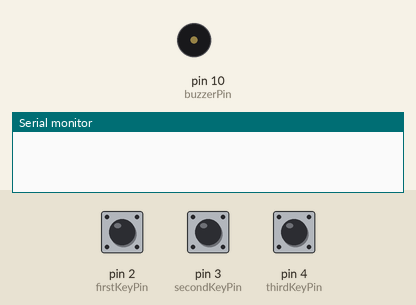
Recording of a sketch running on a simulated Arduino Uno, built with avr-gcc and run on an emulated ATmega328P. Parts: buzzer (waves = sounding), the last lines printed to the serial monitor. The test bench sets the inputs (shaded band); at power-on: pin 2 (firstKeyPin) HIGH, pin 3 (secondKeyPin) HIGH, pin 4 (thirdKeyPin) HIGH.

Above: at 1.2 s.
1.3 s: pin 2 (firstKeyPin) pulled LOW for 0.15 s
At 1.37 s:
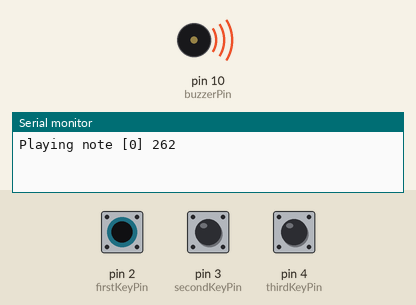
2.9 s: pin 3 (secondKeyPin) pulled LOW for 0.15 s
At 4.1 s:
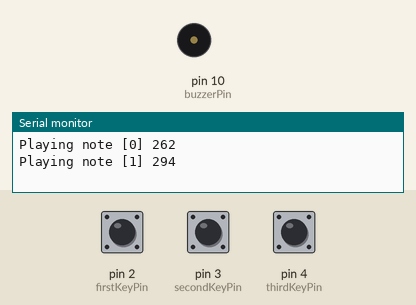
4.5 s: pin 4 (thirdKeyPin) pulled LOW for 0.15 s
At 5.3 s:
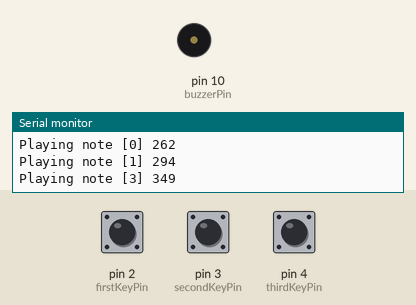
6.1 s: pin 4 (thirdKeyPin) pulled LOW for 3.2 s
At 7.0 s:
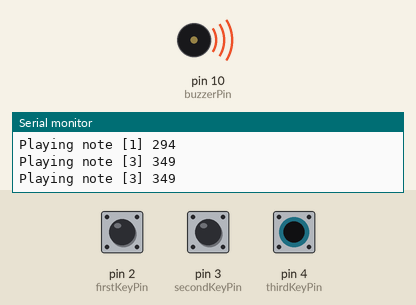
10.8 s: pin 2 (firstKeyPin) pulled LOW for 3.2 s
At 15.4 s:
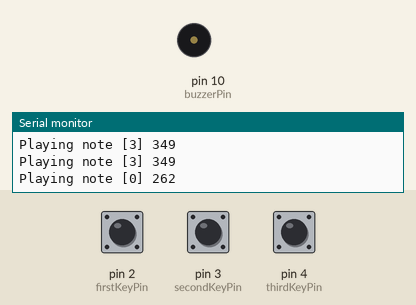
Timing chart, 0 to 16.5 s (numbered marks = the images above; inputs shaded):
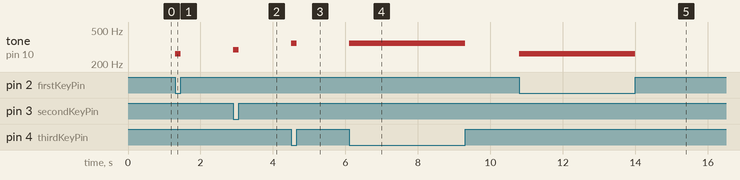

Measured:
- after the input at 1.3 s, tone on pin 10 (buzzerPin): silent → 262 Hz at once, → silent 0.15 s later
- after the input at 2.9 s, tone on pin 10 (buzzerPin): silent → 294 Hz at once, → silent 0.15 s later
- after the input at 4.5 s, tone on pin 10 (buzzerPin): silent → 349 Hz at once, → silent 0.15 s later
- after the input at 6.1 s, tone on pin 10 (buzzerPin): silent → 349 Hz at once, → silent 3.2 s later
- after the input at 10.8 s, tone on pin 10 (buzzerPin): silent → 262 Hz at once, → silent 3.2 s later

The sketch:

Unit2-Circuit-2B-Digital-Trumpet-challenge.ino
```cpp
// COMP444 - Circuit 2B-ButtonTrumpet

//set the pins for the button and buzzer
int firstKeyPin = 2;
int secondKeyPin = 3;
int thirdKeyPin = 4;
int buzzerPin = 10;
int notes[] = { 262, 294, 330, 349, 392, 440, 494, 523 };
int previousNote = 0;

void setup() {
  Serial.begin(9600);

  //set the button pins as inputs
  pinMode(firstKeyPin, INPUT_PULLUP);
  pinMode(secondKeyPin, INPUT_PULLUP);
  pinMode(thirdKeyPin, INPUT_PULLUP);

  //set the buzzer pin as an output
  pinMode(buzzerPin, OUTPUT);
}

void loop() {

  int note = 0;
  bool play = false;

  if (digitalRead(firstKeyPin) == LOW) {  //if the first key is pressed
    note += 1;
    play = true;
  }

  if (digitalRead(secondKeyPin) == LOW) {  //if the second key is pressed
    note += 2;
    play = true;
  }

  if (digitalRead(thirdKeyPin) == LOW) {  //if the third key is pressed
    note += 4;
    play = true;
  }

  if (play == true) {
    int noteToPlay = notes[note - 1];
    if (noteToPlay != previousNote) {
      Serial.println("Playing note [" + String(note - 1) + "] " + String(noteToPlay));
      previousNote = noteToPlay;
    }
    tone(buzzerPin, noteToPlay);
  } else {
    noTone(buzzerPin);  //if no key is pressed turn the buzzer off
    previousNote = 0;
  }
}

/*
  note  frequency
  c     262 Hz,   d     294 Hz,  e     330 Hz
  f     349 Hz,  g     392 Hz,  a     440 Hz
  b     494 Hz,  C     523 Hz
*/
```
